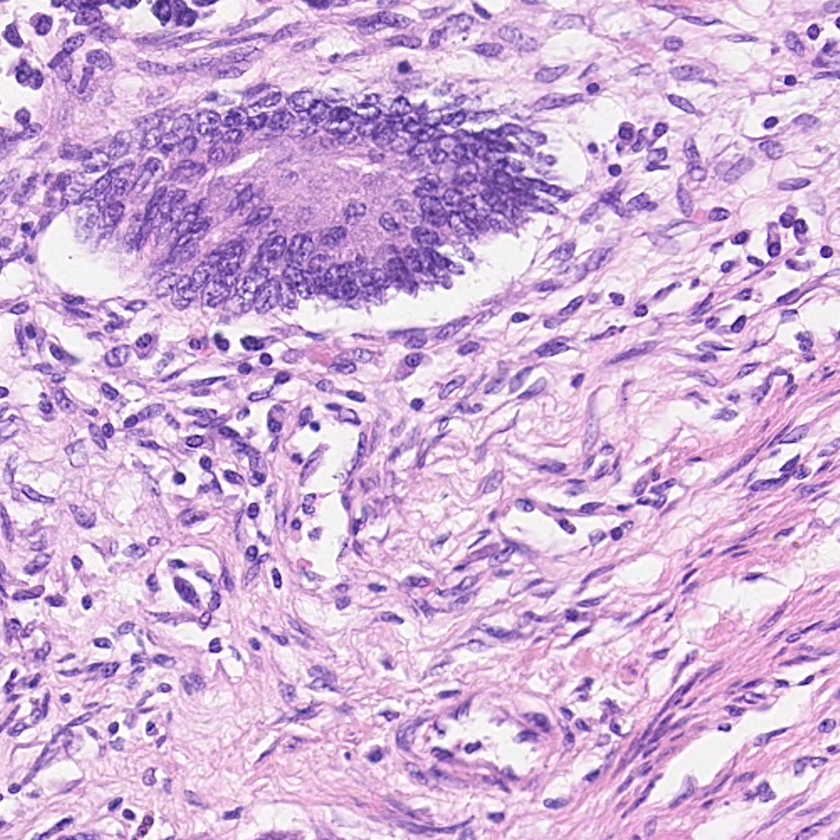
#> input picture datasets/consep_test/orig/CoNSeP/Test/Images/test_1.png, 840 x 840 px, shrunk from 1000 x 1000 before the run
$ python -i pre_processing.py   (imports and definitions only)
#> lines starting #> are read from the running program, lines starting #| are printed output that depends on the picture
#> further down, picture is the input picture: shape (840, 840, 3); mean B, G, R 216.5, 177.8, 209.8
import cv2
import numpy as np
from scipy import ndimage as ndi
from scipy.ndimage.morphology import (distance_transform_cdt,
                                      distance_transform_edt,
                                      binary_dilation)


# ported from https://github.com/vqdang/hover_net/blob/master/src/loader/augs.py
# [95 lines left out: functions fix_mirror_padding, remove_1px_boundary, get_weight_map, gen_unet_labels, not called in this run]


# ported from https://www.kaggle.com/kmader/normalizing-brightfield-stained-and-fluorescence
def rgb_clahe(in_rgb_img, grid_size = 8):
#> called with grid_size = 8
    bgr = in_rgb_img[:,:,[2,1,0]] # flip r and b
    lab = cv2.cvtColor(bgr, cv2.COLOR_BGR2LAB)
#> lab: shape (840, 840, 3); mean of channels 0, 1, 2 195.6, 147.7, 117.4
    clahe = cv2.createCLAHE(clipLimit=2.0, tileGridSize=(grid_size,grid_size))
    lab[:,:,0] = clahe.apply(lab[:,:,0])
#> lab: shape (840, 840, 3); mean of channels 0, 1, 2 148.6, 147.7, 117.4
    bgr = cv2.cvtColor(lab, cv2.COLOR_LAB2BGR)
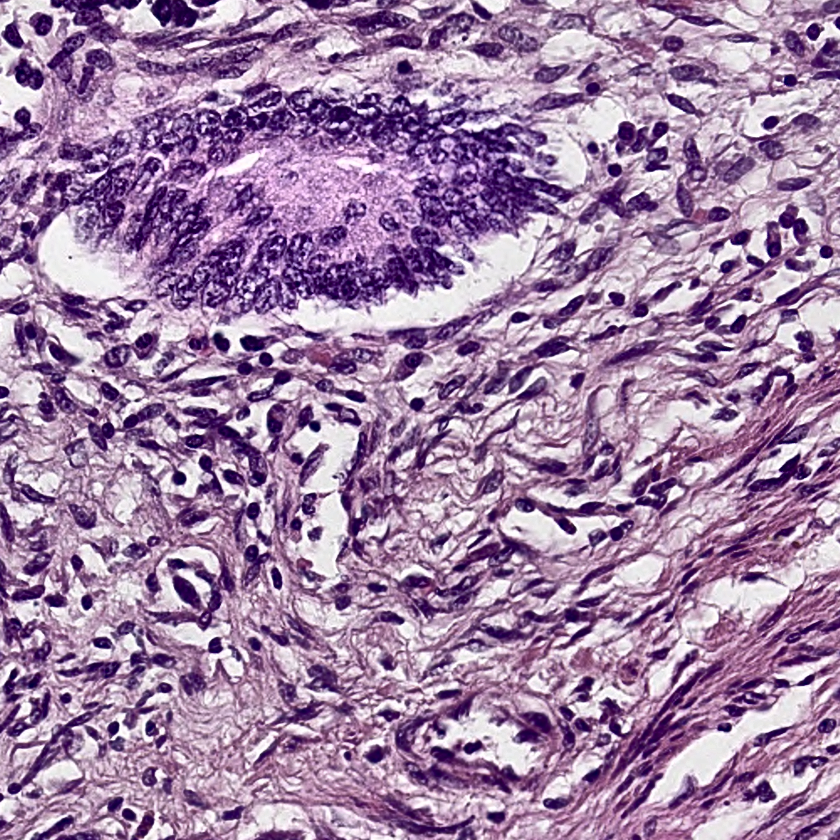
#> bgr: shape (840, 840, 3); mean R, G, B 161.5, 130.8, 166.5
    return bgr[:,:,[2,1,0]]


# ported from https://www.kaggle.com/kmader/normalizing-brightfield-stained-and-fluorescence
# [5 lines left out: function rgb_clahe_justl, not called in this run]

>>> import cv2
>>> picture = cv2.imread('../../../../datasets/consep_test/orig/CoNSeP/Test/Images/test_1.png')
>>> result = rgb_clahe(picture)

$ run again, on datasets/consep_test/orig/CoNSeP/Test/Images/test_10.png
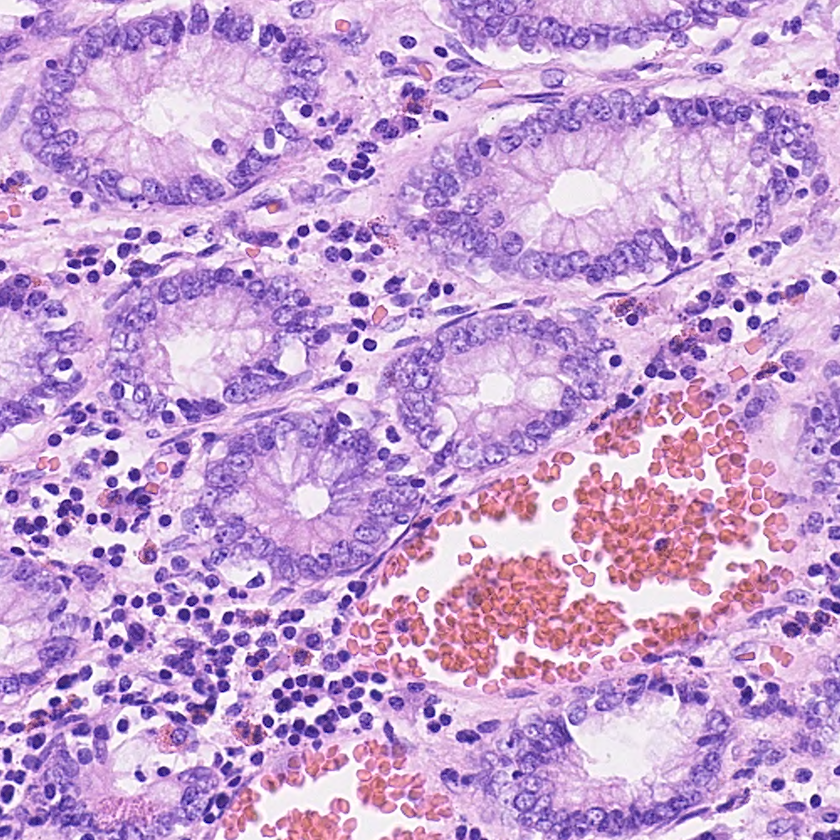
#> input picture datasets/consep_test/orig/CoNSeP/Test/Images/test_10.png, 840 x 840 px, shrunk from 1000 x 1000 before the run
#> picture is the input picture: shape (840, 840, 3); mean B, G, R 211.1, 162.3, 199.7
#> in rgb_clahe, `bgr = cv2.cvtColor(lab, cv2.COLOR_LAB2BGR)`:
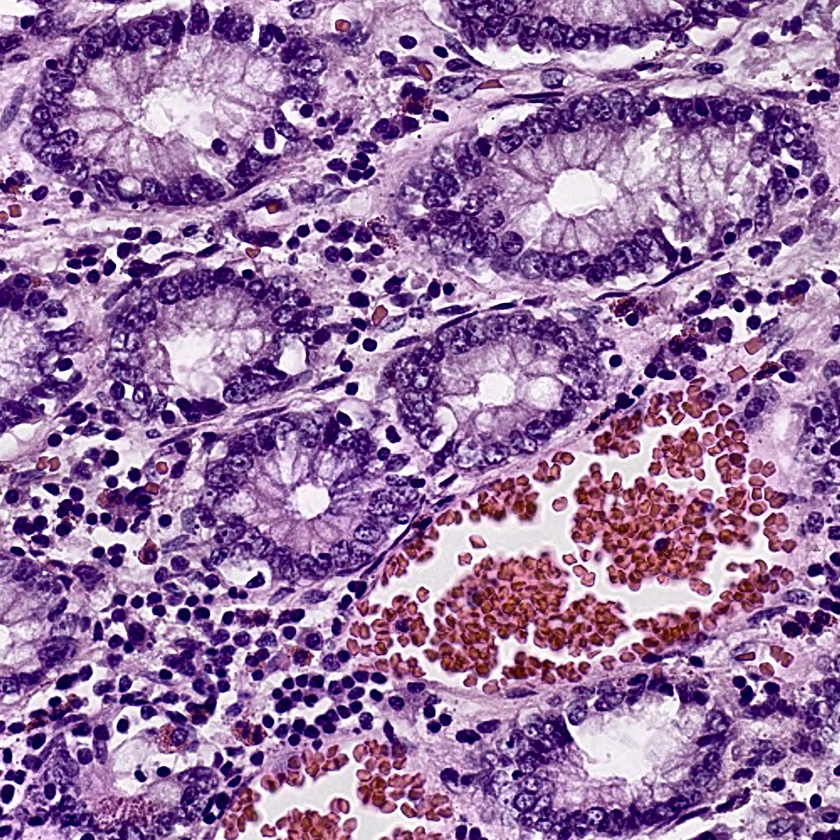
#> bgr: shape (840, 840, 3); mean R, G, B 155, 119.2, 163.9

$ run again, on datasets/consep_test/orig/CoNSeP/Test/Images/test_11.png
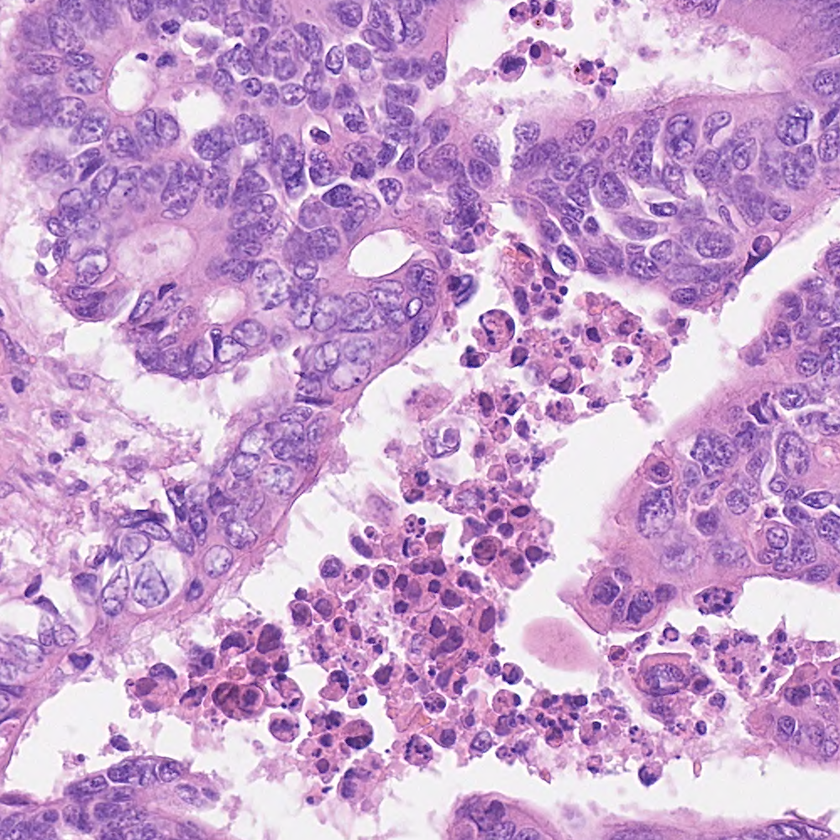
#> input picture datasets/consep_test/orig/CoNSeP/Test/Images/test_11.png, 840 x 840 px, shrunk from 1000 x 1000 before the run
#> picture is the input picture: shape (840, 840, 3); mean B, G, R 206, 162.3, 200.3
#> in rgb_clahe, `bgr = cv2.cvtColor(lab, cv2.COLOR_LAB2BGR)`:
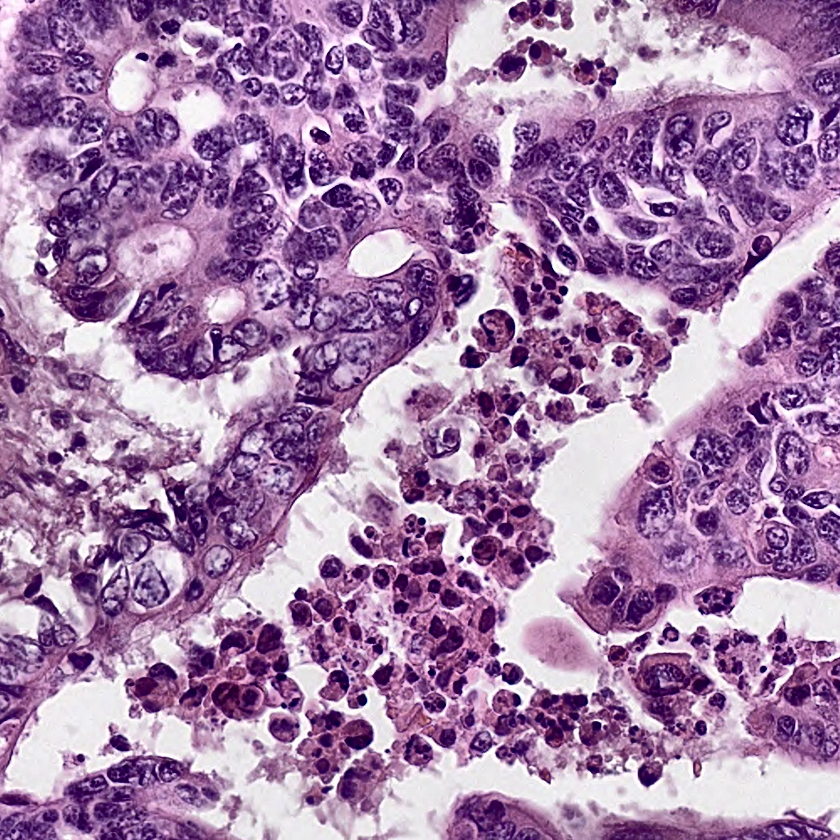
#> bgr: shape (840, 840, 3); mean R, G, B 164.6, 127.8, 169

$ run again, on datasets/consep_test/orig/CoNSeP/Test/Images/test_12.png
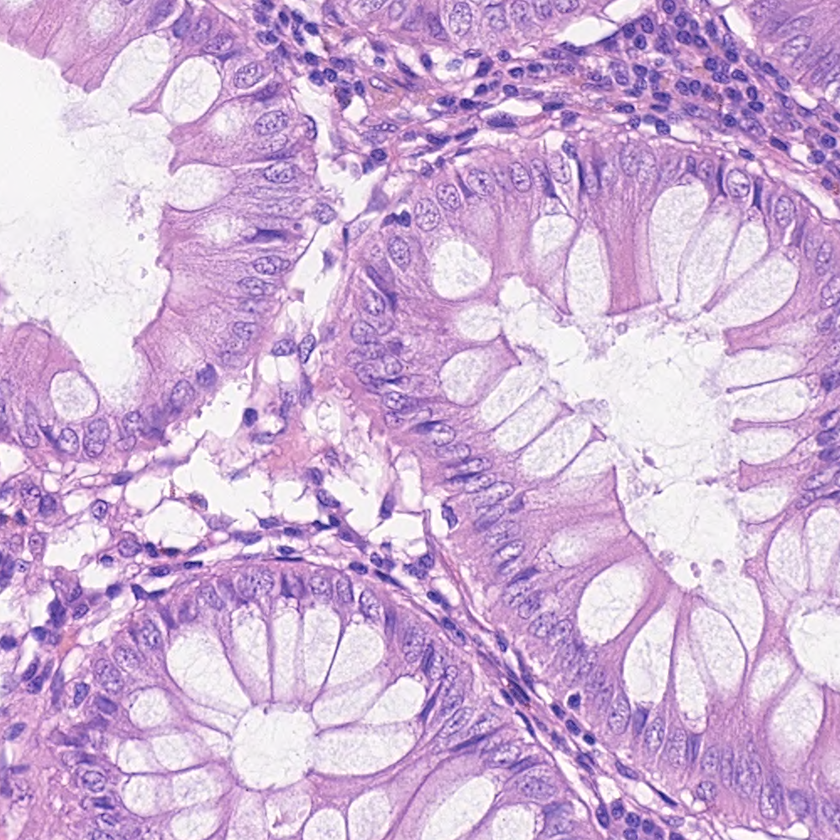
#> input picture datasets/consep_test/orig/CoNSeP/Test/Images/test_12.png, 840 x 840 px, shrunk from 1000 x 1000 before the run
#> picture is the input picture: shape (840, 840, 3); mean B, G, R 215.5, 178.2, 207.9
#> in rgb_clahe, `bgr = cv2.cvtColor(lab, cv2.COLOR_LAB2BGR)`:
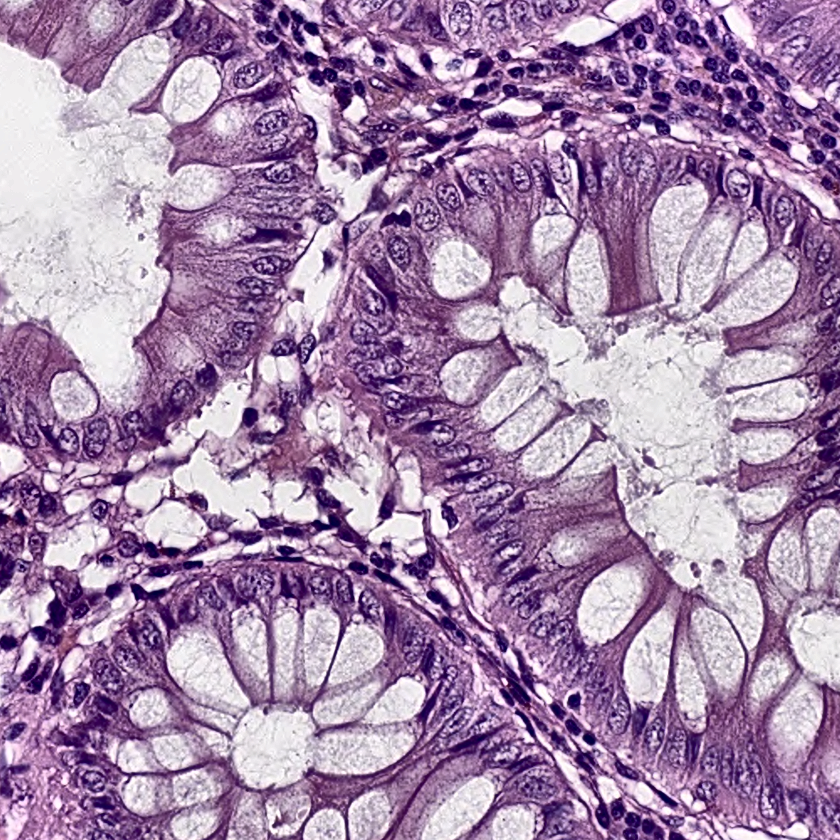
#> bgr: shape (840, 840, 3); mean R, G, B 165.7, 137.1, 171.8
